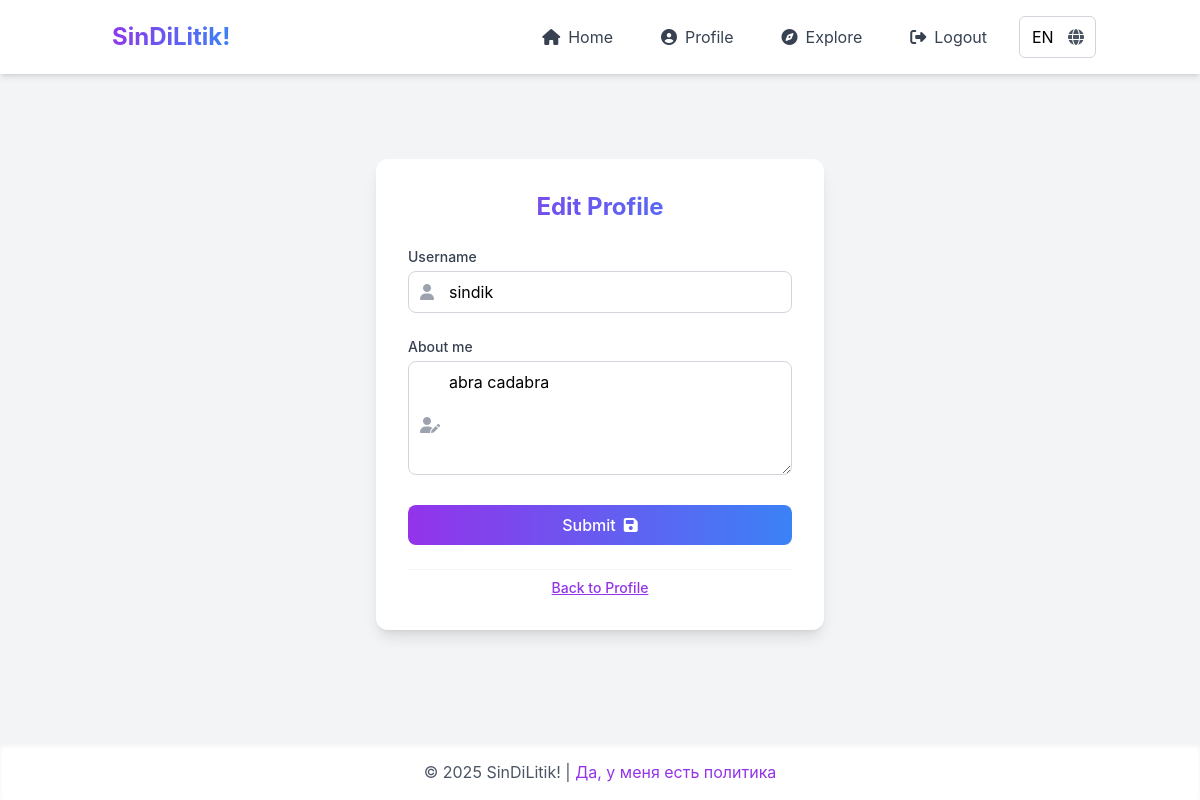
The page /edit_profile (signed in) on the database as committed earlier.
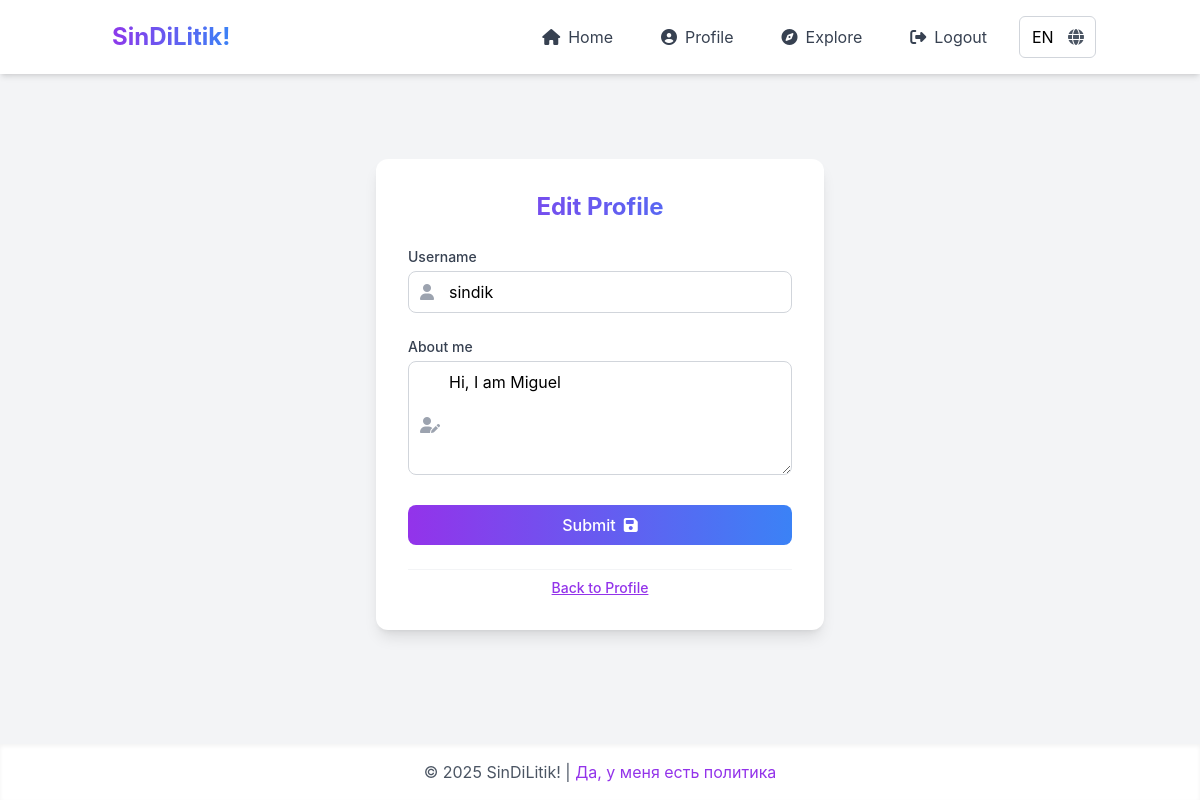
The same page on the database as committed later.
### app/models.py (models this page shows, shortened)
class PaginatedAPIMixin(object):
    @staticmethod
    def to_collection_dict(query, page, per_page, endpoint, **kwargs):
        resources = db.paginate(query, page=page, per_page=per_page,
                                error_out=False)
        data = {
            'items': [item.to_dict() for item in resources.items],
            '_meta': {
                'page': page,
                'per_page': per_page,
                'total_pages': resources.pages,
                'total_items': resources.total
            },
            '_links': {
                'self': url_for(endpoint, page=page, per_page=per_page,
                                **kwargs),
                'next': url_for(endpoint, page=page + 1, per_page=per_page,
                                **kwargs) if resources.has_next else None,
                'prev': url_for(endpoint, page=page - 1, per_page=per_page,
                                **kwargs) if resources.has_prev else None
            }
        }
        return data

class User(PaginatedAPIMixin, UserMixin, db.Model):
    tablename = 'users'
    id: so.Mapped[int] = so.mapped_column(primary_key=True)
    username: so.Mapped[str] = so.mapped_column(sa.String(64), index=True, unique=True)
    email: so.Mapped[str] = so.mapped_column(sa.String(60), index=True, unique=True)
    password_hash: so.Mapped[Optional[str]] = so.mapped_column(sa.String(256))
    posts: so.WriteOnlyMapped['Post'] = so.relationship(back_populates='author')
    about_me: so.Mapped[Optional[str]] = so.mapped_column(sa.String(140))
    last_seen: so.Mapped[Optional[datetime]] = so.mapped_column(default=lambda: datetime.now(timezone.utc))
    token: so.Mapped[Optional[str]] = so.mapped_column(sa.String(32), index=True, unique=True)
    token_expiration: so.Mapped[Optional[datetime]]
    following: so.WriteOnlyMapped['User'] = so.relationship(
        secondary=followers,
        primaryjoin=(followers.c.follower_id == id),
        secondaryjoin=(followers.c.followed_id == id),
        back_populates='followers'
    )
    followers: so.WriteOnlyMapped['User'] = so.relationship(
        secondary=followers,
        primaryjoin=(followers.c.followed_id == id),
        secondaryjoin=(followers.c.follower_id == id),
        back_populates='following'
    )

### app/routes.py (the view)
@app.route('/edit_profile', methods=['GET', 'POST'])
@login_required
def edit_profile():
    form = EditProfileForm(current_user.username)
    if form.validate_on_submit():
        current_user.username = form.username.data
        current_user.about_me = form.about_me.data
        db.session.commit()
        flash(_('Your changes have been saved.'))
        return redirect(url_for('edit_profile'))
    elif request.method == 'GET':
        form.username.data = current_user.username
        form.about_me.data = current_user.about_me
    return render_template('edit_profile.html', title='Edit Profile', form=form)

### app/forms.py (shortened to what this page needs)
class EditProfileForm(FlaskForm):
    username = StringField(_l('Username'), validators=[DataRequired()])
    about_me = TextAreaField(_l('About me'), validators=[Length(min=0, max=140)])
    submit = SubmitField(_l('Submit'))
    def __init__(self, original_username, *args, **kwargs):
        super().__init__(*args, **kwargs)
        self.original_username = original_username

### app/__init__.py (called while the page is built)
def get_locale():
    if 'language' in session:
        return session['language']
    return request.accept_languages.best_match(app.config['LANGUAGES'])

@app.context_processor
def inject_view_args():
    return {
        'view_args': request.view_args if request else {}
    }

### app/models.py (called while the page is built)
@login.user_loader
def load_user(id):
    return db.session.get(User, int(id))

### app/routes.py (called while the page is built)
@app.context_processor
def inject_timezone():
    return dict(timezone=timezone, datetime=datetime)

@app.before_request
def before_request():
    if current_user.is_authenticated:
        current_user.last_seen = datetime.now(timezone.utc)
        db.session.commit()
        g.locale = str(get_locale())

@app.context_processor
def inject_lang():
    return {
        'current_lang': session.get('language', 'en')
    }

### app/templates/edit_profile.html (shortened to what this page needs)
{% extends "base.html" %}
{% block content %}
    <div class="flex justify-center items-center min-h-[calc(100vh-16rem)]">
        <div class="w-full max-w-md bg-white rounded-xl shadow-lg p-8 space-y-6 transition-all duration-300 hover:shadow-xl">
            <h1 class="text-2xl font-bold text-center text-transparent bg-clip-text bg-gradient-to-r from-purple-600 to-blue-500">
            </h1>
            <form action="" method="post" class="space-y-6">
                <div class="space-y-1">
                    {{ form.username.label(class="block text-sm font-medium text-gray-700") }}
                    <div class="relative">
                        <div class="absolute inset-y-0 left-0 pl-3 flex items-center pointer-events-none text-gray-400">
                        </div>
                        {{ form.username(class="w-full pl-10 px-4 py-2 rounded-lg border border-gray-300 focus:ring-2 focus:ring-purple-300 focus:border-purple-500 transition-shadow outline-none") }}
                    </div>
                </div>
                <div class="space-y-1">
                    {{ form.about_me.label(class="block text-sm font-medium text-gray-700") }}
                    <div class="relative">
                        <div class="absolute inset-y-0 left-0 pl-3 pt-2 flex items-center pointer-events-none text-gray-400">
                        </div>
                        {{ form.about_me(class="w-full pl-10 px-4 py-2 rounded-lg border border-gray-300 focus:ring-2 focus:ring-purple-300 focus:border-purple-500 transition-shadow outline-none", rows=4) }}
                    </div>
                </div>
                <div class="text-center">
                    <button type="submit"
                            class="relative w-full inline-flex items-center justify-center px-4 py-2 rounded-lg text-white font-medium overflow-hidden group">
                        <span class="absolute inset-0 bg-gradient-to-r from-purple-600 to-blue-500 animate-pulse"></span>
                        <span class="relative z-10 flex items-center">
                            {{ form.submit.label.text }}
                            <i class="fas fa-save ml-2"></i>
                        </span>
                    </button>
                </div>
            </form>
            <div class="text-center text-sm text-gray-500 pt-2 border-t border-gray-100">
                <a href="{{ url_for('user', username=current_user.username) }}"
                   class="text-purple-600 hover:text-purple-800 font-medium transition underline">
                    {{ _('Back to Profile') }}
                </a>
            </div>
        </div>
    </div>
{% endblock %}

### app/templates/base.html (shortened to what this page needs)
<!DOCTYPE html>
<html lang="{{ g.locale.split('_')[0] if g.locale else 'en' }}">
<head>
    <script src="https://cdn.tailwindcss.com "></script>
    <link href="https://cdnjs.cloudflare.com/ajax/libs/font-awesome/6.4.0/css/all.min.css " rel="stylesheet">
</head>
<body class="bg-gray-100 min-h-screen flex flex-col">
    {% include "header_base.html" %}
    <main class="flex-grow container mx-auto px-4 py-6">
        {% block content %}
        {% endblock %}
    </main>
    <footer class="bg-white shadow-inner mt-auto">
        <div class="container mx-auto px-4 py-4 text-center text-gray-600">
            &copy; {{ moment().format('YYYY') }} SinDiLitik! |
            <a href="#" class="text-purple-600 hover:underline">{{ _('Да, у меня есть политика') }}</a>
        </div>
    </footer>
</body>
</html>

### app/templates/header_base.html (shortened to what this page needs)
<header class="bg-white shadow-md">
    <div class="container mx-auto px-4 py-4 flex justify-between items-center">
        <a href="{{ url_for('index') }}"
           class="text-2xl font-bold text-transparent bg-clip-text bg-gradient-to-r from-purple-600 to-blue-500 flex items-center">
        </a>
        <nav class="hidden md:flex items-center space-x-4">
            <a href="{{ url_for('index') }}"
               class="nav-link relative inline-flex items-center px-4 py-2 rounded-full text-gray-700 transition-all duration-300
                      {% if request.endpoint == 'index' %}
                          bg-gradient-to-r from-purple-500 to-indigo-500 text-white pointer-events-none
                      {% else %}
                          hover:bg-gradient-to-r hover:from-purple-500 hover:to-indigo-500 hover:!text-white
                      {% endif %}
                      z-10">
                <i class="fas fa-home mr-2"></i>
                {{ _('Home') }}
            </a>
            {% if current_user.is_anonymous %}
                <a href="{{ url_for('login') }}"
                   class="gradient-btn relative inline-flex items-center px-5 py-2 rounded-full text-sm font-medium overflow-hidden group">
                    <span class="absolute inset-0 bg-gradient-to-r from-pink-500 to-yellow-500 animate-pulse"></span>
                    <span class="relative z-10 flex items-center text-white">
                        <i class="fas fa-sign-in-alt mr-2"></i>
                        {{ _('Login') }}
                    </span>
                    <span class="absolute inset-0 bg-white opacity-0 group-hover:opacity-20 transition-opacity"></span>
                </a>
            {% else %}
                <a href="{{ url_for('user', username=current_user.username) }}"
                class="nav-link relative inline-flex items-center px-4 py-2 rounded-full text-gray-700 transition-all duration-300
                        {% if request.endpoint == 'user' and current_user.username == view_args.username %}
                            bg-gradient-to-r from-blue-500 to-teal-500 text-white pointer-events-none
                        {% else %}
                            hover:bg-gradient-to-r hover:from-blue-500 hover:to-teal-500 hover:!text-white
                        {% endif %}
                        z-10">
                    <i class="fas fa-user-circle mr-2"></i>
                    {{ _('Profile') }}
                </a>
                <a href="{{ url_for('explore') }}"
                   class="nav-link relative inline-flex items-center px-4 py-2 rounded-full text-gray-700 transition-all duration-300
                          {% if request.endpoint == 'explore' %}
                              bg-gradient-to-r from-green-500 to-emerald-500 text-white pointer-events-none
                          {% else %}
                              hover:bg-gradient-to-r hover:from-green-500 hover:to-emerald-500 hover:!text-white
                          {% endif %}
                          z-10">
                    <i class="fas fa-compass mr-2"></i>
                    {{ _('Explore') }}
                </a>
                <a href="{{ url_for('logout') }}"
                   class="nav-link relative inline-flex items-center px-4 py-2 rounded-full text-gray-700 transition-all duration-300
                          {% if request.endpoint == 'logout' %}
                              bg-gradient-to-r from-red-500 to-pink-500 text-white pointer-events-none
                          {% else %}
                              hover:bg-gradient-to-r hover:from-red-500 hover:to-pink-500 hover:!text-white
                          {% endif %}
                          z-10">
                    <i class="fas fa-sign-out-alt mr-2"></i>
                    {{ _('Logout') }}
                </a>
            {% endif %}
            <div class="relative">
                <select id="language-select"
                            class="block appearance-none w-full bg-white border border-gray-300 hover:border-indigo-400 rounded-md py-2 px-3 pr-10 leading-tight focus:outline-none focus:ring-2 focus:ring-indigo-500 focus:border-indigo-500 transition duration-200 ease-in-out text-sm sm:text-base">
                    {% for lang in ['en', 'ru', 'de'] %}
                        <option value="{{ lang }}" {% if session.get('language') == lang or (not session.get('language') and loop.first) %}selected{% endif %}>
                            {{ lang | upper }}
                        </option>
                    {% endfor %}
                </select>
                <div class="pointer-events-none absolute inset-y-0 right-0 flex items-center px-3 text-gray-600">
                </div>
            </div>
        </nav>
    </div>
</header>

### app/templates/base.html (style rules this page uses)
body { font-family: 'Inter', sans-serif; }
.nav-link { transition: color 0.3s; }

Rows that differ between the two databases and show on the page:
changed User "sindik": about_me "abra cadabra" → "Hi, I am Miguel"
